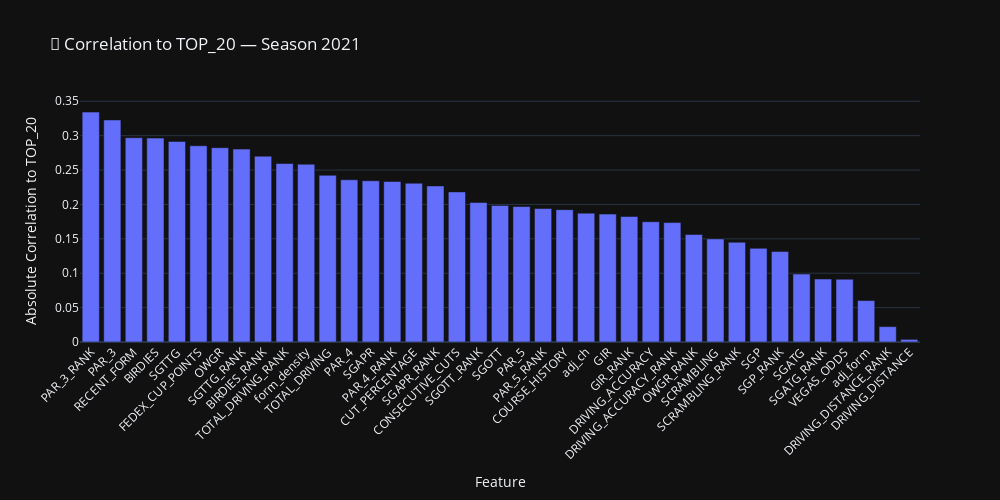
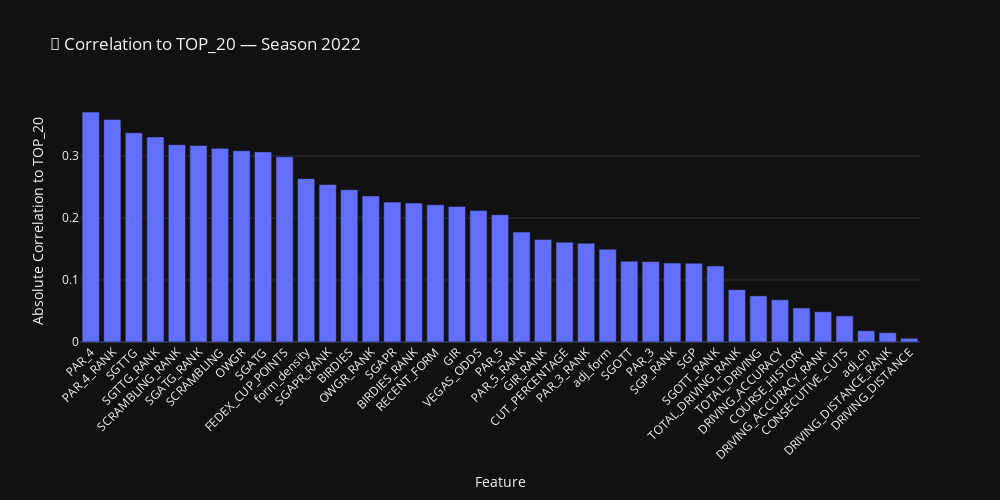
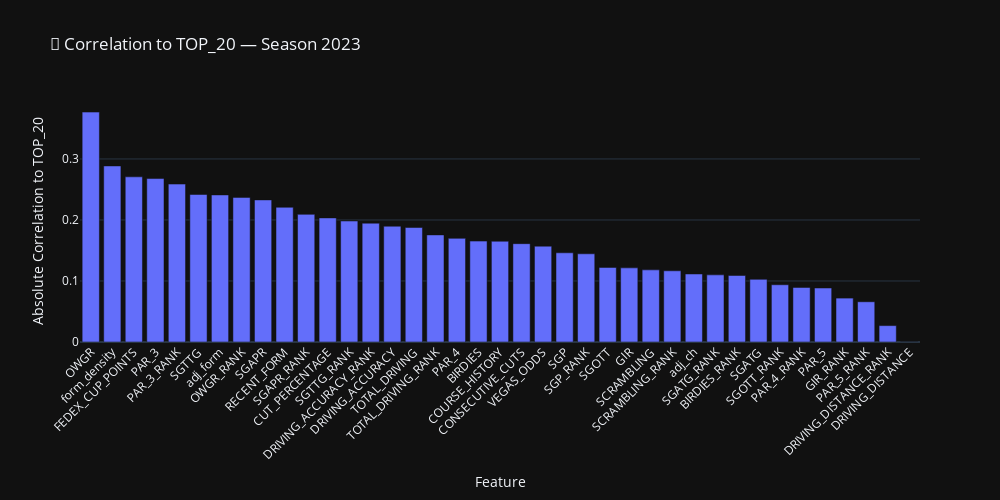
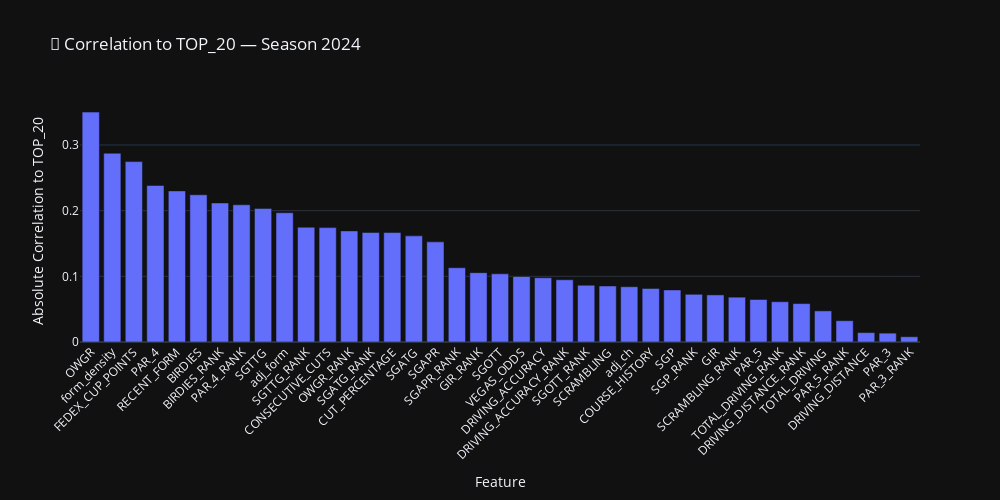

Notebook source saved alongside these figures, in order:
### Markdown cell above
## Correlations
**Last 4 Years**

### Code cell
import plotly.express as px

# Get the 4 most recent seasons (or fewer if not available)
available_seasons = sorted(training_df["SEASON"].unique())[-4:]

# Dictionary to store correlation results
correlation_frames = {}

# Calculate correlations for each season
for season in available_seasons:
    df = training_df[training_df["SEASON"] == season].copy()

    # Numeric features only, drop final result
    numeric = df.select_dtypes(include=["float64", "int64"]).drop(columns=["FINAL_POS", "SEASON"], errors="ignore")

    # Skip if TOP_20 is not present
    if "TOP_20" not in numeric.columns:
        continue

    # Correlation with TOP_20
    cor = numeric.corr().abs()["TOP_20"].drop("TOP_20", errors="ignore").sort_values(ascending=False)
    cor_df = cor.reset_index()
    cor_df.columns = ["Feature", "Correlation"]
    correlation_frames[season] = cor_df

# Plot one bar chart per season
for season, cor_df in correlation_frames.items():
    fig = px.bar(
        cor_df,
        x="Feature",
        y="Correlation",
        title=f"🔎 Correlation to TOP_20 — Season {int(season)}",
        height=500,
        width=1000
    )

    fig.update_layout(
        xaxis_title="Feature",
        yaxis_title="Absolute Correlation to TOP_20",
        template="plotly_dark",
        xaxis_tickangle=-45
    )

    fig.show()

### Figure 1 — Plotly figure (JSON) as saved in the notebook; plotly's stock layout.template omitted (floating-point values rounded to 4 significant figures)
{"data": [{"hovertemplate": "Feature=%{x}<br>Correlation=%{y}<extra></extra>", "legendgroup": "", "marker": {"color": "#636efa", "pattern": {"shape": ""}}, "name": "", "orientation": "v", "showlegend": false, "textposition": "auto", "type": "bar", "x": ["PAR_3_RANK", "PAR_3", "RECENT_FORM", "BIRDIES", "SGTTG", "FEDEX_CUP_POINTS", "OWGR", "SGTTG_RANK", "BIRDIES_RANK", "TOTAL_DRIVING_RANK", "form_density", "TOTAL_DRIVING", "PAR_4", "SGAPR", "PAR_4_RANK", "CUT_PERCENTAGE", "SGAPR_RANK", "CONSECUTIVE_CUTS", "SGOTT_RANK", "SGOTT", "PAR_5", "PAR_5_RANK", "COURSE_HISTORY", "adj_ch", "GIR", "GIR_RANK", "DRIVING_ACCURACY", "DRIVING_ACCURACY_RANK", "OWGR_RANK", "SCRAMBLING", "SCRAMBLING_RANK", "SGP", "SGP_RANK", "SGATG", "SGATG_RANK", "VEGAS_ODDS", "adj_form", "DRIVING_DISTANCE_RANK", "DRIVING_DISTANCE"], "xaxis": "x", "y": [0.3343, 0.3228, 0.2971, 0.2965, 0.2916, 0.2853, 0.2826, 0.2805, 0.2702, 0.2595, 0.2584, 0.2424, 0.2359, 0.2344, 0.2334, 0.2308, 0.2269, 0.2182, 0.2028, 0.1985, 0.1969, 0.194, 0.1924, 0.1874, 0.186, 0.1824, 0.1749, 0.1736, 0.1563, 0.1499, 0.1451, 0.1362, 0.1317, 0.09879, 0.09161, 0.09131, 0.06024, 0.02237, 0.003823], "yaxis": "y"}], "layout": {"barmode": "relative", "height": 500, "legend": {"tracegroupgap": 0}, "title": {"text": "🔎 Correlation to TOP_20 — Season 2021"}, "width": 1000, "xaxis": {"anchor": "y", "domain": [0, 1], "tickangle": -45, "title": {"text": "Feature"}}, "yaxis": {"anchor": "x", "domain": [0, 1], "title": {"text": "Absolute Correlation to TOP_20"}}}}

### Figure 2 — Plotly figure (JSON) as saved in the notebook; plotly's stock layout.template omitted (floating-point values rounded to 4 significant figures)
{"data": [{"hovertemplate": "Feature=%{x}<br>Correlation=%{y}<extra></extra>", "legendgroup": "", "marker": {"color": "#636efa", "pattern": {"shape": ""}}, "name": "", "orientation": "v", "showlegend": false, "textposition": "auto", "type": "bar", "x": ["PAR_4", "PAR_4_RANK", "SGTTG", "SGTTG_RANK", "SCRAMBLING_RANK", "SGATG_RANK", "SCRAMBLING", "OWGR", "SGATG", "FEDEX_CUP_POINTS", "form_density", "SGAPR_RANK", "BIRDIES", "OWGR_RANK", "SGAPR", "BIRDIES_RANK", "RECENT_FORM", "GIR", "VEGAS_ODDS", "PAR_5", "PAR_5_RANK", "GIR_RANK", "CUT_PERCENTAGE", "PAR_3_RANK", "adj_form", "SGOTT", "PAR_3", "SGP_RANK", "SGP", "SGOTT_RANK", "TOTAL_DRIVING_RANK", "TOTAL_DRIVING", "DRIVING_ACCURACY", "COURSE_HISTORY", "DRIVING_ACCURACY_RANK", "CONSECUTIVE_CUTS", "adj_ch", "DRIVING_DISTANCE_RANK", "DRIVING_DISTANCE"], "xaxis": "x", "y": [0.3706, 0.3588, 0.3373, 0.3306, 0.318, 0.3169, 0.3122, 0.3083, 0.3065, 0.2986, 0.2634, 0.2539, 0.2456, 0.2354, 0.2255, 0.2239, 0.2213, 0.2185, 0.2119, 0.2053, 0.1772, 0.1652, 0.1608, 0.1591, 0.1496, 0.1303, 0.1297, 0.1272, 0.1269, 0.1225, 0.08441, 0.07437, 0.06818, 0.05491, 0.04879, 0.04208, 0.01815, 0.01505, 0.005934], "yaxis": "y"}], "layout": {"barmode": "relative", "height": 500, "legend": {"tracegroupgap": 0}, "title": {"text": "🔎 Correlation to TOP_20 — Season 2022"}, "width": 1000, "xaxis": {"anchor": "y", "domain": [0, 1], "tickangle": -45, "title": {"text": "Feature"}}, "yaxis": {"anchor": "x", "domain": [0, 1], "title": {"text": "Absolute Correlation to TOP_20"}}}}

### Figure 3 — Plotly figure (JSON) as saved in the notebook; plotly's stock layout.template omitted (floating-point values rounded to 4 significant figures)
{"data": [{"hovertemplate": "Feature=%{x}<br>Correlation=%{y}<extra></extra>", "legendgroup": "", "marker": {"color": "#636efa", "pattern": {"shape": ""}}, "name": "", "orientation": "v", "showlegend": false, "textposition": "auto", "type": "bar", "x": ["OWGR", "form_density", "FEDEX_CUP_POINTS", "PAR_3", "PAR_3_RANK", "SGTTG", "adj_form", "OWGR_RANK", "SGAPR", "RECENT_FORM", "SGAPR_RANK", "CUT_PERCENTAGE", "SGTTG_RANK", "DRIVING_ACCURACY_RANK", "DRIVING_ACCURACY", "TOTAL_DRIVING", "TOTAL_DRIVING_RANK", "PAR_4", "BIRDIES", "COURSE_HISTORY", "CONSECUTIVE_CUTS", "VEGAS_ODDS", "SGP", "SGP_RANK", "SGOTT", "GIR", "SCRAMBLING", "SCRAMBLING_RANK", "adj_ch", "SGATG_RANK", "BIRDIES_RANK", "SGATG", "SGOTT_RANK", "PAR_4_RANK", "PAR_5", "GIR_RANK", "PAR_5_RANK", "DRIVING_DISTANCE_RANK", "DRIVING_DISTANCE"], "xaxis": "x", "y": [0.3768, 0.2886, 0.2707, 0.2679, 0.2588, 0.2418, 0.241, 0.237, 0.2329, 0.2208, 0.2092, 0.2034, 0.1983, 0.1947, 0.1898, 0.1877, 0.1755, 0.1699, 0.1654, 0.1651, 0.1612, 0.1571, 0.1462, 0.1445, 0.1222, 0.1215, 0.1182, 0.1167, 0.1115, 0.11, 0.109, 0.1027, 0.09384, 0.08942, 0.08851, 0.07196, 0.06592, 0.02686, 0.0001598], "yaxis": "y"}], "layout": {"barmode": "relative", "height": 500, "legend": {"tracegroupgap": 0}, "title": {"text": "🔎 Correlation to TOP_20 — Season 2023"}, "width": 1000, "xaxis": {"anchor": "y", "domain": [0, 1], "tickangle": -45, "title": {"text": "Feature"}}, "yaxis": {"anchor": "x", "domain": [0, 1], "title": {"text": "Absolute Correlation to TOP_20"}}}}

### Figure 4 — Plotly figure (JSON) as saved in the notebook; plotly's stock layout.template omitted (floating-point values rounded to 4 significant figures)
{"data": [{"hovertemplate": "Feature=%{x}<br>Correlation=%{y}<extra></extra>", "legendgroup": "", "marker": {"color": "#636efa", "pattern": {"shape": ""}}, "name": "", "orientation": "v", "showlegend": false, "textposition": "auto", "type": "bar", "x": ["OWGR", "form_density", "FEDEX_CUP_POINTS", "PAR_4", "RECENT_FORM", "BIRDIES", "BIRDIES_RANK", "PAR_4_RANK", "SGTTG", "adj_form", "SGTTG_RANK", "CONSECUTIVE_CUTS", "OWGR_RANK", "SGATG_RANK", "CUT_PERCENTAGE", "SGATG", "SGAPR", "SGAPR_RANK", "GIR_RANK", "SGOTT", "VEGAS_ODDS", "DRIVING_ACCURACY", "DRIVING_ACCURACY_RANK", "SGOTT_RANK", "SCRAMBLING", "adj_ch", "COURSE_HISTORY", "SGP", "SGP_RANK", "GIR", "SCRAMBLING_RANK", "PAR_5", "TOTAL_DRIVING_RANK", "DRIVING_DISTANCE_RANK", "TOTAL_DRIVING", "PAR_5_RANK", "DRIVING_DISTANCE", "PAR_3", "PAR_3_RANK"], "xaxis": "x", "y": [0.3501, 0.2875, 0.2747, 0.2384, 0.2301, 0.2242, 0.2118, 0.209, 0.2034, 0.1968, 0.1748, 0.1742, 0.1692, 0.1669, 0.1667, 0.1616, 0.1525, 0.1131, 0.1056, 0.1038, 0.09977, 0.09788, 0.09481, 0.08644, 0.08526, 0.08419, 0.0816, 0.07931, 0.07264, 0.07171, 0.06826, 0.06472, 0.06136, 0.05849, 0.04737, 0.03241, 0.01429, 0.0135, 0.008028], "yaxis": "y"}], "layout": {"barmode": "relative", "height": 500, "legend": {"tracegroupgap": 0}, "title": {"text": "🔎 Correlation to TOP_20 — Season 2024"}, "width": 1000, "xaxis": {"anchor": "y", "domain": [0, 1], "tickangle": -45, "title": {"text": "Feature"}}, "yaxis": {"anchor": "x", "domain": [0, 1], "title": {"text": "Absolute Correlation to TOP_20"}}}}
